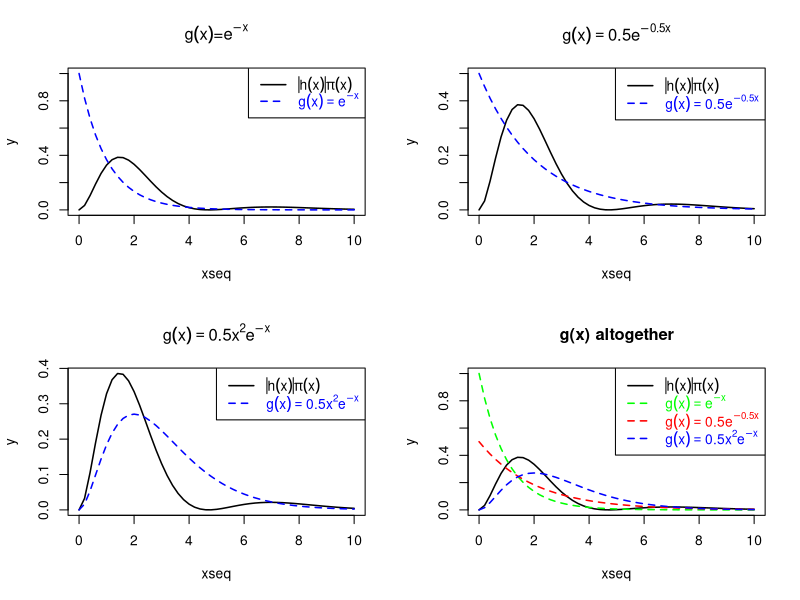
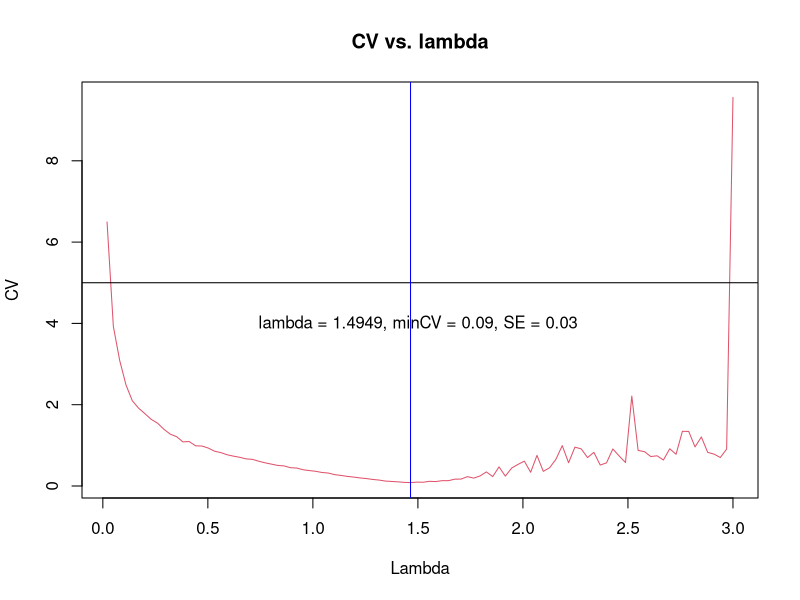
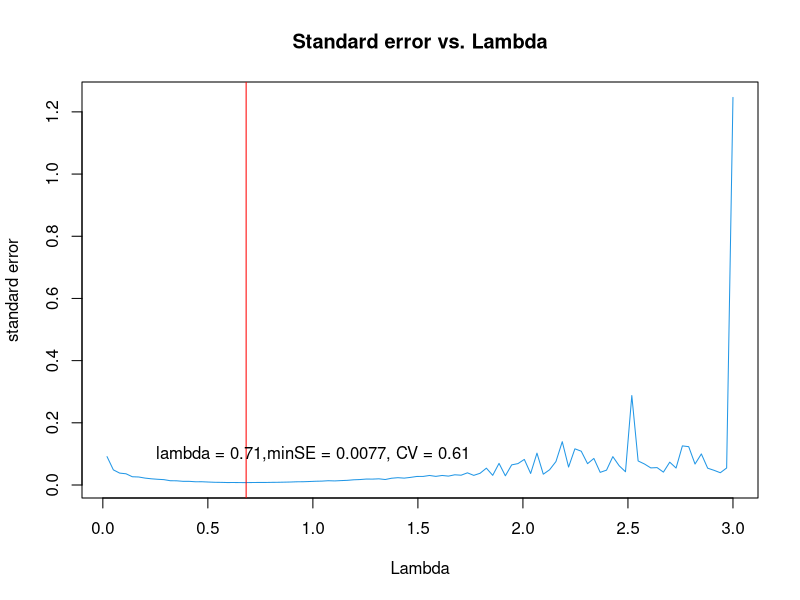

Write R code to recreate these figures, in order.
setwd('/Users/guojun/Desktop')
## Example 1: choice of trial distribution g(x) ##

# part a).

h = function(x) (cos(x/3)^2 * x^2)
set.seed(20)
ISa = function(lambda, n){
	u = runif(n);
	x = -log(u)/lambda;
	w = exp(-(1-lambda)*x)
	wbar = mean(w)
	muhat = sum(w * h(x)) / sum(w)
	
	sample = w * h(x) / wbar
	#compm = mean(sample) # should equal to muhat.
	se = sqrt(var(sample)/n)
	CI0 = muhat - qnorm(0.975) * se
	CI1 = muhat + qnorm(0.975) * se
	return(c(muhat, se, CI0, CI1))
}

n = 10000
isa.5 = ISa(0.5, n)
isa1 = ISa(1, n)



# part b).

ISb = function(n){
	x = rgamma(n, shape = 3, rate = 1)
	w = x^{-2}
	wbar = mean(w)
	muhat = sum(w * h(x)) / sum(w)
	
	sample = w * h(x) / wbar
	#compm = mean(sample) # should equal to muhat.
	se = sqrt(var(sample)/n)
	CI0 = muhat - qnorm(0.975) * se
	CI1 = muhat + qnorm(0.975) * se
	return(c(muhat, se, CI0, CI1))
}

n = 10000
isb = ISb(n)

# part c

xseq = seq(0, 10, by = 0.2);
y = h(xseq) * exp(-xseq);
pdf('compare_02.pdf')
par(mfrow = c(2,2))
plot(xseq, y, 'l', lwd=1.5, ylim = c(0,1), main=expression(paste(g(x),'=',e^{-x})))
#text(2.2, 0.4, expression(paste(abs(h(x)),pi(x))))
lines(xseq, dexp(xseq, rate = 1), lty = 2, lwd=1.5, col = 'blue')
legend('topright', legend = c(expression(paste(abs(h(x)),pi(x))),expression(g(x) == e^{-x})), col = c('black','blue'), lty = c(1, 2),lwd=c(1.5,1.5),text.col=c('black','blue'))
#text(0.65, 0.8, expression(g(x) == e^{-x}),col='blue')

plot(xseq, y, 'l', lwd=1.5, ylim = c(0,.5), main=expression(g(x) == 0.5*e^{-0.5*x}))
lines(xseq, dexp(xseq, rate = 0.5), lty = 2, lwd=1.5, col = 'blue')
legend('topright', legend = c(expression(paste(abs(h(x)),pi(x))),expression(g(x) == 0.5*e^{-0.5*x})), col = c('black','blue'), lty = c(1, 2), lwd=c(1.5,1.5), text.col=c('black','blue'))

plot(xseq, y, 'l', lwd=1.5, main=expression(g(x) == 0.5*x^2*e^{-x}))
lines(xseq, dgamma(xseq, shape = 3, rate = 1), lty = 2, lwd=1.5, col = 'blue')
legend('topright', legend = c(expression(paste(abs(h(x)),pi(x))),expression(g(x) == 0.5*x^2*e^{-x})), col = c('black','blue'), lty = c(1, 2),lwd=c(1.5,1.5),text.col=c('black','blue'))

plot(xseq, y, 'l', lwd=1.5, ylim = c(0,1), main = "g(x) altogether")
lines(xseq, dexp(xseq, rate = 1), lty = 2, lwd=1.5, col = 'green')
lines(xseq, dexp(xseq, rate = 0.5), lty = 2, lwd=1.5, col = 'red')
lines(xseq, dgamma(xseq, shape = 3, rate = 1), lty = 2, lwd=1.5, col = 'blue')
legend('topright', legend = c(expression(paste(abs(h(x)),pi(x))),expression(g(x) == e^{-x}),expression(g(x) == 0.5*e^{-0.5*x}),expression(g(x) == 0.5*x^2*e^{-x})), col = c('black','green','red','blue'), lty = c(1, 2,2,2),lwd=c(1.5,1.5,1.5,1.5),text.col=c('black','green','red','blue'))
dev.off()



## Example 2: target density has an unknown constant, use weighted average IS ##

# n is the number of monte carlo samples,
# lambda is the rate parameter for the g (exponential) distribution

IS = function(input){
	lambda = input[1]
	n = input[2]
	
	# Target density with unknow constant C
	f = function(t) (exp(-t) / (t+1))
	
	# trial density, g
	g = function(t) dexp(t, lambda)
	
	# importance function
	w = function(t) f(t) / g(t)
	
	# draw sample from g
	X = rexp(n, lambda)
	
	# calculate the list of importance values
	W = w(X)
	
	# importance sampling estimate
	I = mean( X * W ) / mean(W)
	
	# calculate sample coefficient of variation CV
	CV = sqrt( var( W / mean(W) ) )
	
	# calculate importance sampling error
	sig.sq = var( X * W / mean(W) )
	se = sqrt( sig.sq / n )
	
	output = c(I, se, CV)
	return(output)

}

## calculate CV for a grid of values of lambda
lambda.val <- seq(.02, 3, length=100)
n.val <- rep(1000, 100)
# inpt.mat is a 500 times 2 matrix containing all the inputs, each row of inpt.mat is an input
inpt.mat <- matrix(c(lambda.val, n.val), nrow = 100, ncol = 2)

## apply the weighted average Importance Sampling function IS() to every row in inpt.mat
A <- apply(inpt.mat,1, IS) # each output of IS() function as c(I, se, CV) is put as a column of A
A <- t(A) # transpose A to get each row of A as one output.


# see where CV is low enough
pdf('lowCV.pdf')
plot(lambda.val, A[,3], ylab="CV", xlab="Lambda", main="CV vs. lambda", col=2, type="l")
abline(h=5) # only those with a CV value below 5 are considered stable
abline(v = lambda.val[which.min(A[,3])], col = 'blue')
text(1.5, 4, "lambda = 1.4949, minCV = 0.09, SE = 0.03")
dev.off()

# importance sampling error estimates (standard errors of IS estimates)
pdf('lowSE.pdf')
plot(lambda.val, A[,2], xlab="Lambda", ylab="standard error", main = "Standard error vs. Lambda", col=4, type="l")
abline(v = lambda.val[which.min(A[,2])], col = 'red')
text(1, 0.1, "lambda = 0.71,minSE = 0.0077, CV = 0.61")
dev.off()

# final answer : the one exp(lambda) denstiy resulting in the smallest CV and its corresponding IS() outputs c(I, se, CV). You can see its estimation error se is also small among other choices of lambda.
indx = which.min(A[,3])
fin.ans <- c(lambda.val[indx], A[indx,])
indx_se <- which.min(A[,2])
ans.mse <- c(lambda.val[indx_se], A[indx_se,])
